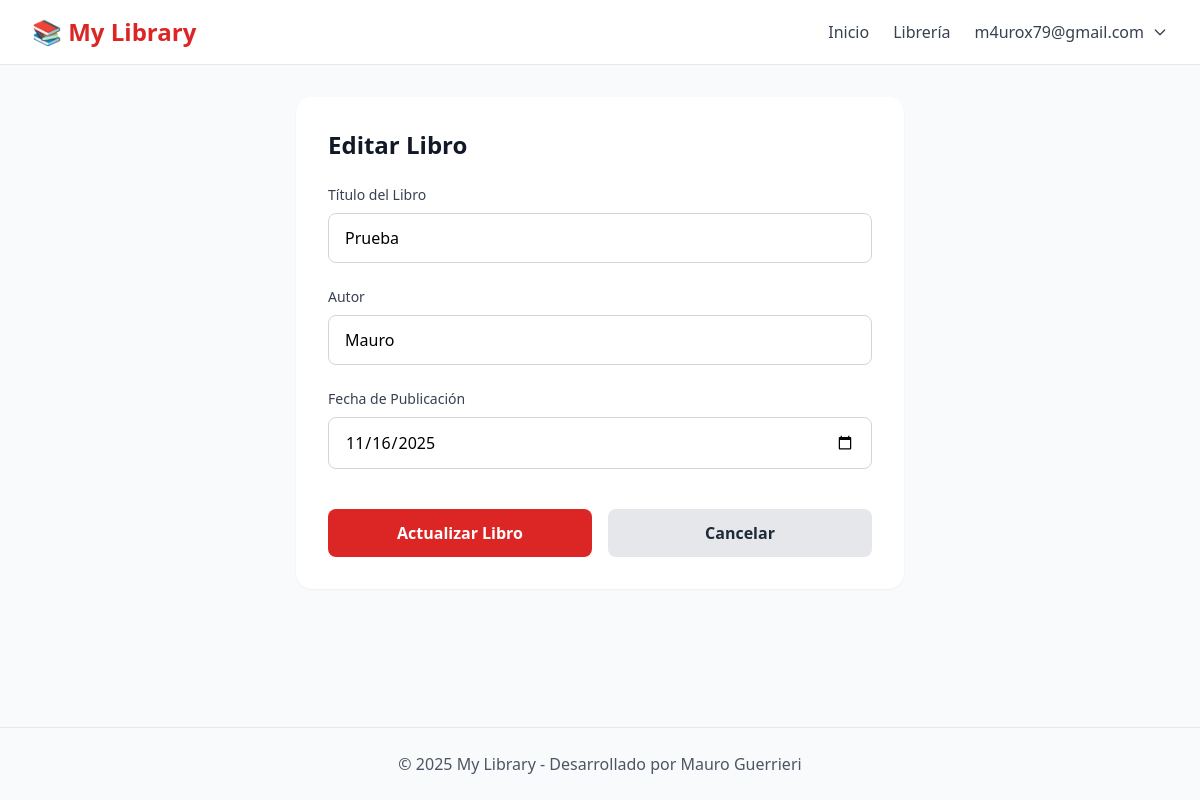
Page /edit-book/2 (signed in) on the committed database.
### tables this page shows
CREATE TABLE books (
	id INTEGER NOT NULL PRIMARY KEY AUTOINCREMENT,
	title TEXT NOT NULL,
	author TEXT,
	publish_date TEXT
, user_id INTEGER NOT NULL DEFAULT 0);

### models/books.php (called while the page is built, shortened)
<?php
function getBook(PDO $db, int $id, ?int $userId = null): ?array {
    $stmt = $db->prepare("SELECT id, title, author, publish_date, user_id FROM books WHERE id = ?");
    $stmt->execute([$id]);
    $book = $stmt->fetch();
    return $book ?: null;
}

### views/book_form.view.php (the view, shortened to what this page needs)
<?php include 'partials/header.view.php'; ?>
<main class="flex-1 bg-gray-50 py-8">
    <div class="max-w-2xl mx-auto px-4 sm:px-6 lg:px-8">
        <div class="bg-white rounded-2xl shadow-sm p-8">
            <h1 class="text-2xl font-bold text-gray-900 mb-6">
                <?= isset($book) ? 'Editar Libro' : 'Añadir Nuevo Libro' ?>
            </h1>
            <form method="POST" action="/save-book" class="space-y-6">
                <div>
                    <label for="title" class="block text-sm font-medium text-gray-700 mb-2">Título del Libro</label>
                    <input type="text" id="title" name="title" required
                           value="<?= isset($book) ? htmlspecialchars($book['title']) : '' ?>"
                           class="w-full px-4 py-3 border border-gray-300 rounded-lg focus:ring-2 focus:ring-primary focus:border-primary transition-colors"
                           placeholder="Ingresa el título del libro">
                </div>
                <div>
                    <label for="author" class="block text-sm font-medium text-gray-700 mb-2">Autor</label>
                    <input type="text" id="author" name="author" required
                           value="<?= isset($book) ? htmlspecialchars($book['author']) : '' ?>"
                           class="w-full px-4 py-3 border border-gray-300 rounded-lg focus:ring-2 focus:ring-primary focus:border-primary transition-colors"
                           placeholder="Ingresa el nombre del autor">
                </div>
                <div>
                    <label for="year" class="block text-sm font-medium text-gray-700 mb-2">Fecha de Publicación</label>
                    <input type="date" id="year" name="year" required
                           value="<?= isset($book) ? htmlspecialchars($book['publish_date']) : '' ?>"
                           class="w-full px-4 py-3 border border-gray-300 rounded-lg focus:ring-2 focus:ring-primary focus:border-primary transition-colors"
                           max="2025-12-31">
                </div>
                <div class="flex space-x-4 pt-4">
                    <button type="submit"
                            class="flex-1 bg-primary text-white py-3 px-6 rounded-lg hover:bg-red-700 font-semibold transition-colors">
                        <?= isset($book) ? 'Actualizar Libro' : 'Guardar Libro' ?>
                    </button>
                    <a href="/books"
                       class="flex-1 bg-gray-200 text-gray-800 py-3 px-6 rounded-lg hover:bg-gray-300 font-semibold text-center transition-colors">
                        Cancelar
                    </a>
                </div>
            </form>
        </div>
    </div>
</main>
<?php include 'partials/footer.view.php'; ?>

### views/partials/header.view.php (style rules this page uses)
.bg-primary { background-color: #dc2626; }

### rows in the picture
books: title "Prueba", author "Mauro", year "11/16/2025"

### other values in the picture
$_SESSION['user']['email'] "m4urox79@gmail.com"
APP_NAME "My Library"
